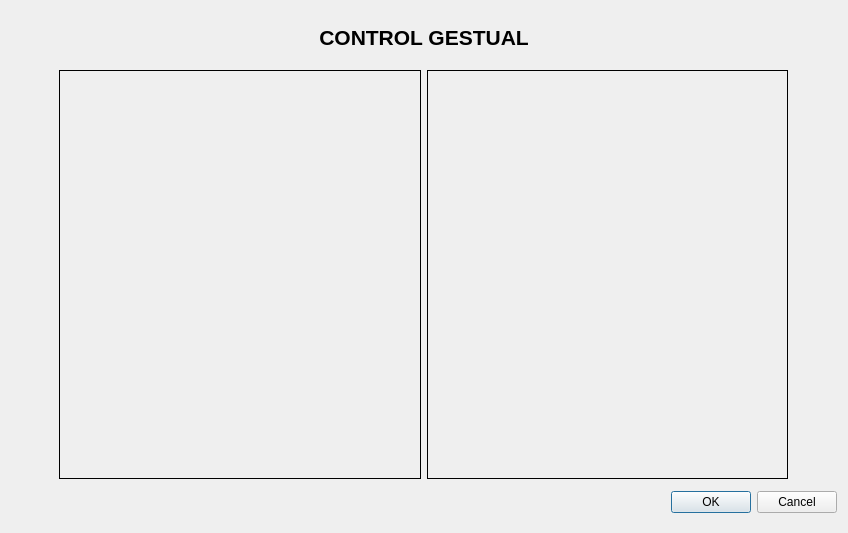
<?xml version="1.0" encoding="UTF-8"?>
<ui version="4.0">
 <class>Dialog</class>
 <widget class="QDialog" name="Dialog">
  <property name="geometry">
   <rect>
    <x>0</x>
    <y>0</y>
    <width>848</width>
    <height>533</height>
   </rect>
  </property>
  <property name="windowTitle">
   <string>Dialog</string>
  </property>
  <layout class="QVBoxLayout" name="verticalLayout">
   <item>
    <widget class="QLabel" name="label_3">
     <property name="maximumSize">
      <size>
       <width>16777215</width>
       <height>41</height>
      </size>
     </property>
     <property name="text">
      <string>&lt;html&gt;&lt;head/&gt;&lt;body&gt;&lt;p align=&quot;center&quot;&gt;&lt;span style=&quot; font-size:16pt; font-weight:600;&quot;&gt;CONTROL GESTUAL&lt;/span&gt;&lt;/p&gt;&lt;/body&gt;&lt;/html&gt;</string>
     </property>
    </widget>
   </item>
   <item>
    <layout class="QHBoxLayout" name="horizontalLayout_2">
     <item>
      <spacer name="horizontalSpacer">
       <property name="minimumSize">
        <size>
         <width>51</width>
         <height>23</height>
        </size>
       </property>
       <property name="orientation">
        <enum>Qt::Horizontal</enum>
       </property>
       <property name="sizeHint" stdset="0">
        <size>
         <width>48</width>
         <height>20</height>
        </size>
       </property>
      </spacer>
     </item>
     <item>
      <layout class="QHBoxLayout" name="horizontalLayout">
       <item>
        <widget class="QLabel" name="label_2">
         <property name="minimumSize">
          <size>
           <width>362</width>
           <height>409</height>
          </size>
         </property>
         <property name="maximumSize">
          <size>
           <width>16777215</width>
           <height>409</height>
          </size>
         </property>
         <property name="frameShape">
          <enum>QFrame::Box</enum>
         </property>
         <property name="text">
          <string/>
         </property>
        </widget>
       </item>
       <item>
        <widget class="QLabel" name="label">
         <property name="minimumSize">
          <size>
           <width>361</width>
           <height>409</height>
          </size>
         </property>
         <property name="maximumSize">
          <size>
           <width>16777215</width>
           <height>409</height>
          </size>
         </property>
         <property name="frameShape">
          <enum>QFrame::Box</enum>
         </property>
         <property name="text">
          <string/>
         </property>
        </widget>
       </item>
      </layout>
     </item>
     <item>
      <spacer name="horizontalSpacer_2">
       <property name="minimumSize">
        <size>
         <width>51</width>
         <height>23</height>
        </size>
       </property>
       <property name="orientation">
        <enum>Qt::Horizontal</enum>
       </property>
       <property name="sizeHint" stdset="0">
        <size>
         <width>48</width>
         <height>20</height>
        </size>
       </property>
      </spacer>
     </item>
    </layout>
   </item>
   <item>
    <widget class="QDialogButtonBox" name="buttonBox">
     <property name="orientation">
      <enum>Qt::Horizontal</enum>
     </property>
     <property name="standardButtons">
      <set>QDialogButtonBox::Cancel|QDialogButtonBox::Ok</set>
     </property>
    </widget>
   </item>
  </layout>
 </widget>
 <resources/>
 <connections>
  <connection>
   <sender>buttonBox</sender>
   <signal>accepted()</signal>
   <receiver>Dialog</receiver>
   <slot>accept()</slot>
   <hints>
    <hint type="sourcelabel">
     <x>248</x>
     <y>254</y>
    </hint>
    <hint type="destinationlabel">
     <x>157</x>
     <y>274</y>
    </hint>
   </hints>
  </connection>
  <connection>
   <sender>buttonBox</sender>
   <signal>rejected()</signal>
   <receiver>Dialog</receiver>
   <slot>reject()</slot>
   <hints>
    <hint type="sourcelabel">
     <x>316</x>
     <y>260</y>
    </hint>
    <hint type="destinationlabel">
     <x>286</x>
     <y>274</y>
    </hint>
   </hints>
  </connection>
 </connections>
</ui>
